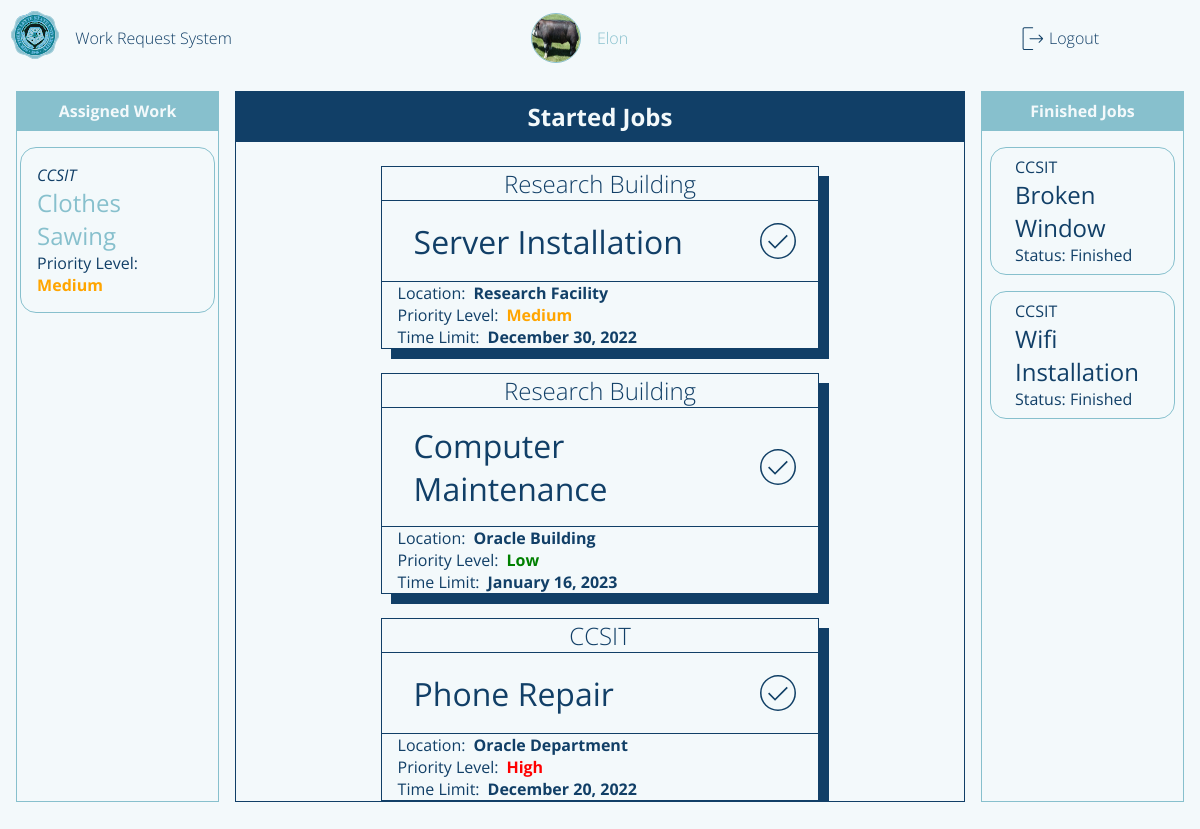
The page /staffPage (signed in) on the database its author committed.
### flaskApp/models.py (models this page shows, shortened)
class User(db.Model, UserMixin):
	__tablename__ = 'user'
	id = db.Column(db.Integer, primary_key=True)
	userName = db.Column(db.String(20), unique=True, nullable=False)
	userType = db.Column(db.String(20), default='Admin')
	passWord = db.Column(db.String(60), nullable=False)
	profilePicture = db.Column(db.String(60), default='dafault.png')
	requestForm = db.relationship('UserRequestForm', backref='user')
	userStaffExtension = db.relationship('StaffExtension', backref='staffExtension', uselist=False)

class UserRequestForm(db.Model):
	__tablename__ = 'userRequestForm'
	id = db.Column(db.Integer, primary_key=True)
	requestorName = db.Column(db.String(500), nullable=False)
	requestTitle = db.Column(db.String(500), nullable=False)
	requestedWork = db.Column(db.String(500), nullable=False)
	roomNumber = db.Column(db.String(20), nullable=False)
	avilabilityOfMaterials = db.Column(db.String(10), nullable=False)
	priorityLevel = db.Column(db.Integer, default=0) # change this to integer in the future 0 - pending 1 - high 2 - medium 3 - low
	status = db.Column(db.String(20), default='Pending')
	dateApproved = db.Column(DateTime, default=datetime.now(), nullable=False)
	dateLimit = db.Column(DateTime, default=datetime.now(), nullable=False)
	requestFormId = db.Column(db.Integer, db.ForeignKey('user.id'))
	assignedStaff = db.Column(db.Integer, db.ForeignKey('userstaff.id'))

### flaskApp/routes.py (the view)
@app.route('/staffPage', methods=['GET', 'POST'])
def staffPage():
	if current_user.is_authenticated == False:
		return redirect(url_for('loginPage'))
	userStaffAssigned = StaffExtension.query.filter_by(staffName=current_user.userName).first()
	user = StaffExtension.query.filter_by(staffId=current_user.id).first()
	profileImage = url_for('static', filename='profilePic/'+current_user.profilePicture)
	return render_template('staffDashboard.html', title='Staff Page', user=current_user.userName, userStaff=user, profileImage=profileImage, userStaffAssigned=userStaffAssigned.staffAssignment)

### flaskApp/models.py (called while the page is built)
@loginManager.user_loader
def loadUser(userId):
	return User.query.get(int(userId))

### flaskApp/templates/staffDashboard.html (shortened to what this page needs)
{% extends "layout.html" %}
{% block content %}
<main class="content-main">
		<section class="header">
			Started Jobs
		</section>
		<section class="body">
			{% for assigned in userStaffAssigned %}
				{% if assigned.status == 'OnGoing'%}
					<div class="content">
						<section class="content-deptName">
							<i>{{ assigned.requestorName }}</i>
						</section>
						<section class="content-title">
							<i>{{ assigned.requestTitle }}</i>
							<span class="finished">
								<a href="{{ url_for('staffFinishedPage',name=assigned.requestTitle, id=assigned.id) }}">
									<img src="{{ url_for('static', filename='img/finished.svg') }}">
								</a>
							</span>
						</section>
						<section class="content-date">
							<i>Location: <p> {{ assigned.roomNumber }}</p></i>
							{% if assigned.priorityLevel == 1 %}
								<i>Priority Level: <p style="color:red;">High</p></i>
							{% elif assigned.priorityLevel == 2 %}
								<i>Priority Level: <p style="color:orange;">Medium</p></i>
							{% elif assigned.priorityLevel == 3 %}
								<i>Priority Level: <p style="color:green;">Low</p></i>
							{% endif %}
							<i>Time Limit: <p> {{ assigned.dateLimit.strftime("%B %d, %Y") }}</p></i>
						</section>
					</div>
				{% endif %}
			{% endfor %}
		</section>
</main>
<section class="content-left">
	<section class="header">Assigned Work</section>
	<section class="main">
		{% for assigned in userStaffAssigned %}
			{% if assigned.status != 'OnGoing' and assigned.status != 'Finished'%}
			<div class="content-left-items">
				<section class="req-name">
					{{ assigned.requestorName }}
				</section>
				<section class="req-title">
					<a href="{{ url_for('staffOngoingPage', name=assigned.requestorName, idNum=assigned.id) }}">{{ assigned.requestTitle }}</a>
				</section>
				<section class="req-status">
					{% if assigned.priorityLevel == 1 %}
						<span>Priority Level: <i style="color:red;">High</i></span>
					{% elif assigned.priorityLevel == 2 %}
						<span>Priority Level: <i style="color:orange;">Medium</i></span>
					{% elif assigned.priorityLevel == 3 %}
						<span>Priority Level: <i style="color:green;">Low</i></span>
					{% endif %}
				</section>
			</div>
			{% endif %}
		{% endfor %}
	</section>
	<section class="footer">Foot</section>
</section>
<section class="content-right">
	<section class="header">Finished Jobs</section>
	<section class="main">
		{% for assigned in userStaffAssigned %}
			{% if assigned.status == 'Finished'%}
				<div class="content-finished">
					<section class="finished-header">
						{{ assigned.requestorName }}
					</section>
					<section class="finished-main">
						{{ assigned.requestTitle }}
					</section>
					<section class="finished-footer">
						<i>Status: </i>
						<i>{{ assigned.status }}</i>
					</section>
				</div>
			{% endif %}
		{% endfor %}
	</section>
</section>
<footer class="content-footer">
</footer>
{% endblock content %}

### flaskApp/templates/layout.html (shortened to what this page needs)
<!DOCTYPE html>
<html>
<head>
    {% if title == 'Login Page'%}
    	<link rel="stylesheet" type="text/css" href="{{ url_for('static', filename='login.css') }}">
    {% elif title == 'Admin Page'%}
    	<link rel="stylesheet" type="text/css" href="{{ url_for('static', filename='adminDashboard.css') }}">
    {% elif title == 'Requestor Page'%}
        <link rel="stylesheet" type="text/css" href="{{ url_for('static', filename='requestorDashboard.css') }}">
    {% elif title == 'Staff Page'%}
        <link rel="stylesheet" type="text/css" href="{{ url_for('static', filename='staffDashboard.css') }}">
    {% elif title == 'Admin Approval Page'%}
        <link rel="stylesheet" type="text/css" href="{{ url_for('static', filename='adminApproval.css') }}">
    {% elif title == 'Staff Ongoing Page'%}
        <link rel="stylesheet" type="text/css" href="{{ url_for('static', filename='staffOngoing.css') }}">
    {% elif title == 'Profile Page'%}
        <link rel="stylesheet" type="text/css" href="{{ url_for('static', filename='profilePage.css') }}">
    {% endif%}
</head>
<body>
	<div class="container">
        {% if title != 'Login Page'%}
        <header class="content-header">
            <div class="img-box">
                <img class="logo_slsu" src="{{ url_for('static', filename='img/logo_slsu.svg') }}">
            </div>
            {% if title == 'Admin Page'%}
                <section class="header-title">
                    <a href="{{ url_for('adminPage') }}">Work Request System</a>
                </section>
                <section class="header-user">
                    <img class='profile-picture'src="{{ profileImage }}">
                    <a href="{{ url_for('profilePage') }}">{{ user }}</a>
                </section>
            {% elif title == 'Staff Page' %}
                <section class="header-title">
                    <a href="{{ url_for('staffPage') }}">Work Request System</a>
                </section>
                <section class="header-user">
               <img class='profile-picture'src="{{ profileImage }}">
                   <a href="{{ url_for('profilePage') }}">{{ user }}</a>
                </section>
            {% endif %}
            <div class="header-profile">
                {% if current_user.is_authenticated == True %}
                <img src="{{ url_for('static', filename='img/logout.svg') }}">
                <a href="{{ url_for('logout') }}">Logout</a>
                {% endif %}
            </div>
        </header>
        {% endif%}
		{% block content %}{% endblock content %}
	</div>
</body>
</html>

### flaskApp/static/staffDashboard.css (style rules this page uses)
body { background: var(--white); }
.container { margin: 0; display: grid; height: 100vh; grid-template-columns: 0.3fr 1fr 0.3fr; grid-template-rows: 0fr 1fr 0.02fr; grid-gap: 1rem; grid-template-areas: 'h h h' 'l m r' 'f f f'; }
.content-header { grid-area: h; display: flex; flex-direction: row; align-items: center; padding: var(--fn-small); }
.img-box { flex-grow: 0; }
.header-title { flex-grow: 0; margin-left: 1rem; }
.header-title a { font-size: var(--fn-regular); font-weight: lighter; color: var(--blue); }
.header-user { flex-grow: 1; font-size: var(--fn-regular); font-weight: lighter; color: var(--blue); }
.header-profile { flex-grow: 0.3; }
.header-profile a { font-size: var(--fn-regular); font-weight: lighter; color: var(--blue); }
.content-main { grid-area: m; border: 1px solid var(--blue); color: var(--blue); display: flex; flex-direction: column; }
.content-main .header { flex-grow: 0; border-bottom: 1px solid var(--blue); padding: 0.5rem 0rem 0.5rem 0rem; text-align: center; font-size: var(--fn-medium); font-weight: bold; color: var(--white); background-color: var(--blue); }
.content-main .body { flex-grow: 1; display: flex; flex-direction: column; overflow: scroll; align-items: center; height: 1rem; }
.content { margin-top: 1.5rem; border: 1px solid var(--blue); width: 60%; box-shadow: 10px 10px var(--blue); }
.content-deptName { border-bottom: 1px solid var(--blue); text-align: center; font-size: var(--fn-medium); font-weight: lighter; }
.content-title { padding: 1rem 1rem 1rem 2rem; font-size: var(--fn-large); display: flex; flex-direction: row; justify-content: space-between; align-items: center; }
.content-title span { width: 3rem; height: 3rem; border-radius: 50%; }
.content-title span img { filter: var(--img-color-blue); width: 3rem; height: 3rem; cursor: pointer; }
.content-date { padding-left: 1rem; border-top: 1px solid var(--blue); display: flex; flex-direction: column; }
.content-date i { display: flex; flex-direction: row; }
.content-date i p { margin-left: 0.5rem; font-weight: bold; }
.content-left { grid-area: l; border: 1px solid var(--blueGreen); color: var(--white); display: flex; flex-direction: column; margin-left: 1rem; }
.content-left .header { flex-grow: 0; border-bottom: 1px solid var(--blueGreen); text-align: center; padding: 0.5rem; font-size: var(--fn-regular); font-weight: lighter; color: var(--white); background-color: var(--blueGreen); font-weight: bold; }
.content-left .main { flex-grow: 1; height: 1rem; display: flex; flex-direction: column; align-items: center; color: var(--blue); }
.content-left .footer { flex-grow: 0; }
.content-left-items { border: 1px solid var(--blueGreen); border-radius: 1rem; width: 80%; display: flex; flex-direction: column; padding: 1rem; margin-top: 1rem; background-color: var(--white); }
.content-left-items section:first-child { font-style: italic; }
.content-left-items section:nth-child(2) { font-size: var(--fn-medium); }
.content-left-items section:nth-child(3) i { font-weight: bold; }
.content-right { grid-area: r; border: 1px solid var(--blueGreen); margin-right: 1rem; color: var(--blue); display: flex; flex-direction: column; }
.content-right .header { flex-grow: 0; border-bottom: 1px solid var(--blueGreen); color: var(--white); background-color: var(--blueGreen); text-align: center; padding: 0.5rem; font-weight: bold; }
.content-right .main { flex-grow: 1; height: 0rem; }
.content-finished { border: 1px solid var(--blueGreen); margin: 1rem 0.5rem 0rem 0.5rem; padding: 0.5rem; border-radius: 1rem; }
.content-finished .finished-header { margin-left: 1rem; }
.content-finished .finished-main { font-size: var(--fn-medium); margin-left: 1rem; }
.content-finished .finished-footer { margin-left: 1rem; }

### rows shown on the page
User: userName "Elon"
UserRequestForm: requestorName "Research Building", requestTitle "Server Installation", roomNumber "Research Facility", shows "Priority Level:", priorityLevel "Medium", dateLimit "December 30, 2022"
UserRequestForm: requestorName "Research Building", requestTitle "Computer Maintenance", roomNumber "Oracle Building", shows "Priority Level:", priorityLevel "Low", dateLimit "January 16, 2023"
UserRequestForm: requestorName "CCSIT", requestTitle "Phone Repair", roomNumber "Oracle Department", shows "Priority Level:", priorityLevel "High", dateLimit "December 20, 2022"
UserRequestForm: requestorName "CCSIT", requestTitle "Clothes Sawing", shows "Priority Level:", priorityLevel "Medium"
UserRequestForm: requestorName "CCSIT", requestTitle "Broken Window", status "Finished"
UserRequestForm: requestorName "CCSIT", requestTitle "Wifi Installation", status "Finished"
